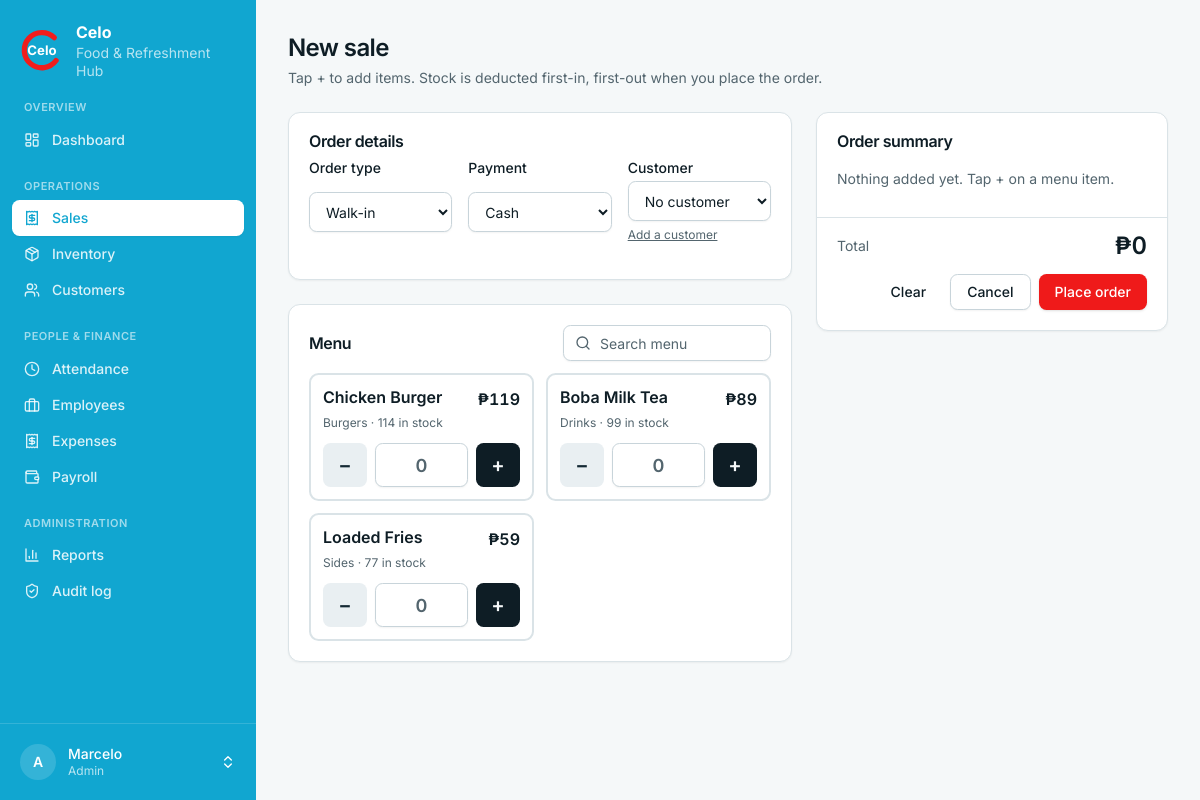
Page /sales/new/ (signed in) on the committed database.
### accounts/models.py (models this page shows)
class User(AbstractUser):
    class Role(models.TextChoices):
        ADMIN = "admin", "Admin"
        STAFF = "staff", "Staff"
    role = models.CharField(max_length=10, choices=Role.choices, default=Role.STAFF)
    @property
    def is_celo_admin(self):
        return self.is_superuser or self.role == self.Role.ADMIN

### inventory/models.py (models this page shows, shortened)
class Product(models.Model):
    class Kind(models.TextChoices):
        INGREDIENT = "ingredient", "Ingredient"
        MENU = "menu", "Menu"
    class Unit(models.TextChoices):
        PCS = "pcs", "pcs"
        KG = "kg", "kg"
        G = "g", "g"
        L = "L", "L"
        ML = "mL", "mL"
        PACKS = "packs", "packs"
    name = models.CharField(max_length=120, unique=True)
    kind = models.CharField(max_length=12, choices=Kind.choices, default=Kind.INGREDIENT)
    category = models.CharField(max_length=60, blank=True, help_text="e.g. Drinks, Burgers, Dairy")
    unit = models.CharField(max_length=8, choices=Unit.choices, default=Unit.PCS)
    price = models.DecimalField(
        max_digits=10, decimal_places=2, default=0, validators=[MinValueValidator(0)],
        help_text="Selling price (menu items only).",
    )
    unit_cost = models.DecimalField(
        max_digits=10, decimal_places=2, default=0, validators=[MinValueValidator(0)],
        help_text="What one unit costs Celo; used to value waste.",
    )
    reorder_level = models.DecimalField(max_digits=10, decimal_places=2, default=0)
    is_active = models.BooleanField(default=True)
    class Meta:
        ordering = ["name"]
    @property
    def on_hand(self):
        return self.batches.aggregate(t=Sum("remaining_qty"))["t"] or Decimal("0")

### sales/views.py (the view, shortened to what this page needs)
# urls.py: path("new/", views.sale_new, name="new"),
@login_required
def sale_new(request):
    menu = list(Product.objects.filter(kind=Product.Kind.MENU, is_active=True).order_by("category", "name"))
    quantities = {}
    if request.method == "POST":
        for p in menu:
            raw = request.POST.get(f"qty_{p.pk}", "").strip()
            if raw.isdigit() and int(raw) > 0:
                quantities[p.pk] = int(raw)
    header = SaleHeaderForm(request.POST or None)
    items = [{"p": p, "stock": p.on_hand, "qty": quantities.get(p.pk, 0)} for p in menu]
    return render(request, "sales/sale_form.html", {"header": header, "items": items})

### sales/forms.py
class SaleHeaderForm(forms.Form):
    order_type = forms.ChoiceField(choices=Order.OrderType.choices, label="Order type")
    payment_method = forms.ChoiceField(choices=Order.Payment.choices, label="Payment")
    customer = forms.ModelChoiceField(queryset=Customer.objects.all(), required=False,
                                      empty_label="No customer", label="Customer")

### sales/models.py (called while the page is built)
    def __str__(self):
        return self.name

### templates/sales/sale_form.html (shortened to what this page needs)
{% extends "base.html" %}
{% block page_title %}New sale{% endblock %}
{% block page_desc %}Tap + to add items. Stock is deducted first-in, first-out when you place the order.{% endblock %}
{% block content %}
<form method="post" id="sale" class="grid items-start gap-6 lg:grid-cols-[minmax(0,1fr)_22rem]" novalidate>
  <div class="space-y-6">
    <section class="card">
      <div class="card-header"><h2 class="card-title">Order details</h2></div>
      <div class="card-content">
        <div class="grid gap-x-4 sm:grid-cols-3">
          <div class="field"><label for="{{ header.order_type.id_for_label }}">Order type</label>{{ header.order_type }}</div>
          <div class="field"><label for="{{ header.payment_method.id_for_label }}">Payment</label>{{ header.payment_method }}</div>
          <div class="field"><label for="{{ header.customer.id_for_label }}">Customer</label>{{ header.customer }}
            <span class="help"><a class="underline" href="{% url 'sales:customer_new' %}">Add a customer</a></span></div>
        </div>
      </div>
    </section>
    <section class="card">
      <div class="card-header flex-row items-center justify-between gap-3">
        <h2 class="card-title">Menu</h2>
        <div class="relative w-52">
          <span class="pointer-events-none absolute left-3 top-1/2 -translate-y-1/2 text-muted-foreground">{% include "partials/icon.html" with name="search" %}</span>
          <input type="search" id="filter" placeholder="Search menu" aria-label="Search menu" class="input h-9 pl-9">
        </div>
      </div>
      <div class="card-content grid gap-3 sm:grid-cols-2 xl:grid-cols-3">
        {% for it in items %}
        <div class="item {% if it.stock <= 0 %}out{% endif %} {% if it.qty %}selected{% endif %}"
             data-name="{{ it.p.name|lower }}" data-price="{{ it.p.price }}" data-stock="{{ it.stock }}" data-title="{{ it.p.name }}">
          <div class="flex items-start justify-between gap-2">
            <span class="font-semibold leading-tight">{{ it.p.name }}</span>
            <span class="whitespace-nowrap font-semibold tabular-nums">₱{{ it.p.price|floatformat:"-2" }}</span>
          </div>
          <div class="text-xs text-muted-foreground">{{ it.p.category|default:"Menu" }} ·
            {% if it.stock > 0 %}{{ it.stock|floatformat:"-2" }} in stock{% else %}<span class="font-semibold text-destructive">Sold out</span>{% endif %}</div>
          <div class="mt-2 flex items-center gap-2" role="group" aria-label="Quantity of {{ it.p.name }}">
            <button type="button" class="step step-minus minus" aria-label="Remove one {{ it.p.name }}" {% if it.stock <= 0 %}disabled{% endif %}>−</button>
            <input type="text" inputmode="numeric" pattern="[0-9]*" name="qty_{{ it.p.pk }}" value="{{ it.qty|default:'' }}" placeholder="0"
                   aria-label="Quantity of {{ it.p.name }}" {% if it.stock <= 0 %}disabled{% endif %}
                   class="input h-11 min-w-0 text-center text-lg font-semibold">
            <button type="button" class="step plus" aria-label="Add one {{ it.p.name }}" {% if it.stock <= 0 %}disabled{% endif %}>+</button>
          </div>
        </div>
        {% empty %}
        <p class="col-span-full py-6 text-center text-sm text-muted-foreground">No menu items yet. An admin can add them under Products &amp; menu.</p>
        {% endfor %}
      </div>
    </section>
  </div>
  <aside class="card sticky bottom-0 z-10 lg:top-6 lg:bottom-auto" aria-live="polite">
    <div class="card-header hidden lg:flex"><h2 class="card-title">Order summary</h2></div>
    <div class="card-content hidden lg:block"><div id="lines" class="divide-y text-sm"></div></div>
    <div class="flex items-center justify-between px-5 py-3 lg:border-t">
      <span class="text-sm text-muted-foreground">Total</span>
      <strong id="total" class="text-2xl font-semibold tabular-nums">₱0</strong>
    </div>
    <div class="card-footer flex-wrap pt-0">
      <button type="button" class="btn btn-ghost" id="clear">Clear</button>
      <a class="btn btn-outline" href="{% url 'sales:list' %}">Cancel</a>
      <button class="btn btn-primary" type="submit" id="place">Place order</button>
    </div>
  </aside>
</form>
{% endblock %}

### templates/base.html (shortened to what this page needs)
{% load celo_ui %}<!doctype html>
<html lang="en" class="h-full">
<head>
  {% include "partials/tailwind.html" %}
</head>
<body class="min-h-full bg-background font-sans text-foreground antialiased">
<div class="min-h-screen {% if user.is_authenticated %}md:grid md:grid-cols-[16rem_minmax(0,1fr)]{% endif %}">
{% if user.is_authenticated %}
  {% nav_items as groups %}
  <aside id="sidebar" class="fixed inset-y-0 left-0 z-40 flex w-64 -translate-x-full flex-col bg-brand-dark text-white transition-transform duration-200 md:sticky md:top-0 md:h-screen md:translate-x-0 print:hidden">
    <a href="{% url 'dashboard:home' %}" class="flex items-center gap-3 px-5 py-5" aria-label="Celo home">
      <svg viewBox="0 0 100 100" class="h-11 w-11 shrink-0" role="img" aria-label="Celo logo">
        <text x="50" y="62" text-anchor="middle" font-size="30" font-weight="700" fill="#fff" font-family="Inter, system-ui, sans-serif">Celo</text>
      </svg>
      <span class="text-sm leading-tight"><strong class="block text-base">Celo</strong><span class="text-white/70">Food &amp; Refreshment Hub</span></span>
    </a>
    <nav class="flex-1 space-y-5 overflow-y-auto px-3 pb-4" aria-label="Main">
      {% for g in groups %}
        <div>
          <p class="px-3 pb-1.5 text-[11px] font-semibold uppercase tracking-wider text-white/60">{{ g.label }}</p>
          {% for i in g.items %}
            <a href="{{ i.href }}" {% if i.active %}aria-current="page"{% endif %}
               class="flex items-center gap-3 rounded-md px-3 py-2 text-sm font-medium transition-colors {% if i.active %}bg-white text-brand-dark shadow-sm{% else %}text-white/85 hover:bg-white/10 hover:text-white{% endif %}">
              {% include "partials/icon.html" with name=i.icon %}{{ i.label }}
            </a>
          {% endfor %}
        </div>
      {% endfor %}
    </nav>
    <div class="relative border-t border-white/15 p-3">
      <button type="button" id="profile-btn" aria-haspopup="menu" aria-expanded="false" aria-controls="profile-menu"
              class="flex w-full items-center gap-3 rounded-md px-2 py-2 text-left transition-colors hover:bg-white/10 {% if request.resolver_match.app_name == 'accounts' %}bg-white/10{% endif %}">
        <span class="grid h-9 w-9 shrink-0 place-items-center rounded-full bg-white/15 text-sm font-semibold">{{ user.username|slice:":1"|upper }}</span>
        <span class="min-w-0 flex-1 text-sm leading-tight"><span class="block truncate font-medium">{{ user.get_full_name|default:user.username }}</span><span class="block text-xs text-white/70">{{ user.get_role_display }}</span></span>
      </button>
    </div>
  </aside>
{% endif %}
  <div class="min-w-0">
    <main class="mx-auto w-full max-w-6xl p-4 sm:p-6 lg:p-8">
      {% block header %}
        <div class="mb-6 flex flex-wrap items-end justify-between gap-3 print:hidden">
          <div>
            <h1 class="text-2xl font-semibold tracking-tight">{% block page_title %}{% endblock %}</h1>
            <p class="mt-1 text-sm text-muted-foreground">{% block page_desc %}{% endblock %}</p>
          </div>
        </div>
      {% endblock %}
      {% block content %}{% endblock %}
    </main>
  </div>
</div>
</body>
</html>

### rows in the picture
User: username "A", get_full_name "Marcelo", role "Admin"
Product: p.name "Chicken Burger", p.price "119", p.category "Burgers", stock "114"
Product: p.name "Boba Milk Tea", p.price "89", p.category "Drinks", stock "99"
Product: p.name "Loaded Fries", p.price "59", p.category "Sides", stock "77"

### other values in the picture
{{ g.label }} "OVERVIEW" "OPERATIONS" "PEOPLE & FINANCE" "ADMINISTRATION"
{{ i.label }} "Dashboard" "Sales" "Inventory" "Customers" "Attendance" "Employees" "Expenses" "Payroll" "Reports" "Audit log"
